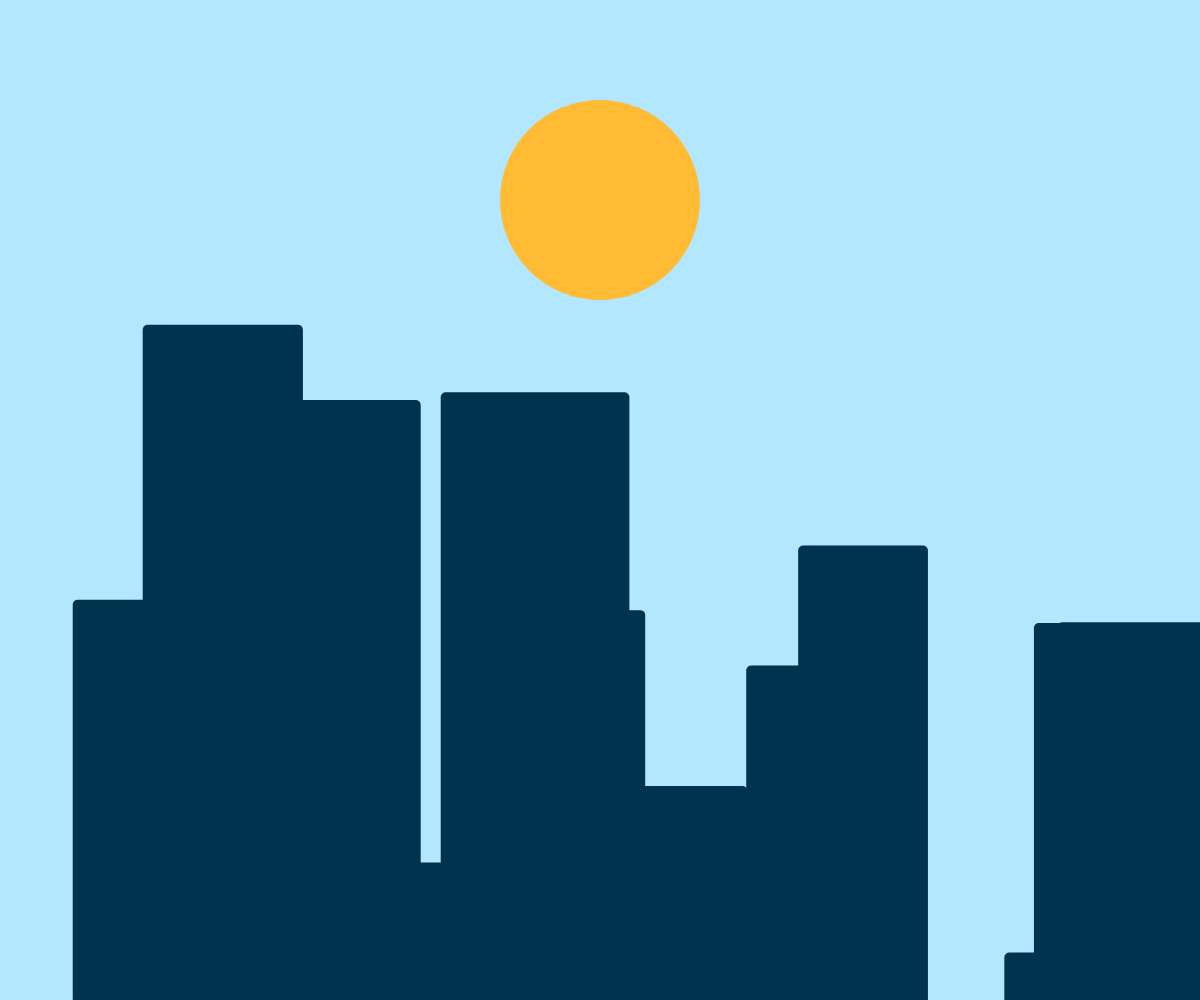
Frame 1 (no input)
Frame 60 (no input): identical to frame 1, image omitted
Frame 120 (the mouse pressed at the canvas centre since frame 60): identical to frame 1, image omitted

The p5.js sketch that drew this single still picture (run headless with seeded random() and noise() and a simulated clock; from frame 60 on, the mouse is pressed at the canvas centre):

// p5.js sketch
// ── sketch.js
//========================
//	City
//========================

var buildings = [];

//your sun/moon object:
var sun = {
	x: 400,
	y: 200,
	c: "#ffbb33",
	diameter: 200

};

//your building object:
function building(x,y,c,w,h){
	this.x = x;
	this.y = y;
	this.c = c;
	this.w = w;
	this.h = h;
	this.drawBuilding = function(){
		fill(this.c);
		rect(this.x, this.y, this.w, this.h,5);
	}
};

function setup() {
	createCanvas(windowWidth, windowHeight);

	sun.x = windowWidth/2;

	for (var i=0; i<20; i++){
		buildings.push (new building(random(0,windowWidth), random(300,windowHeight),
		" #00334d", random(100,200),height*i));
	}

}

function draw(){
	background("#b3e6ff");

	noStroke();
	fill(sun.c);
	ellipse(sun.x, sun.y, sun.diameter, sun.diameter);

for (var i=0; i < buildings.length; i++){
	buildings[i].drawBuilding()
}



}
